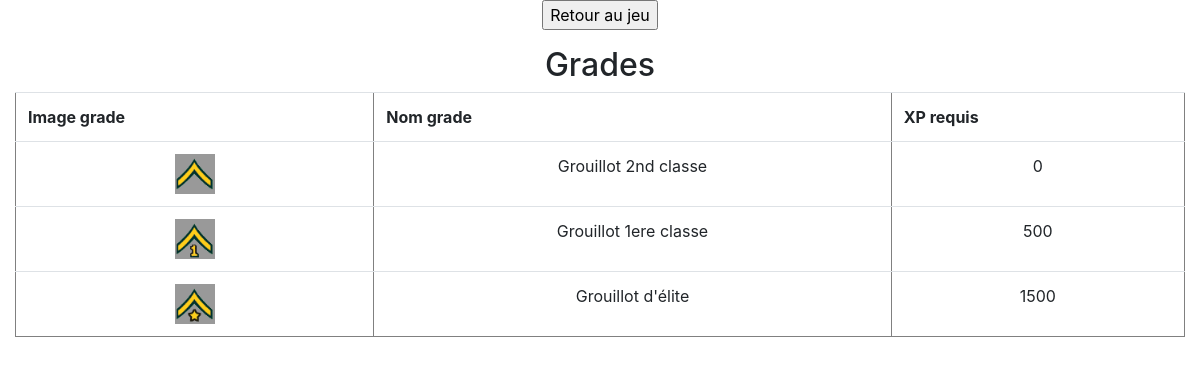
The page /jeu/grades.php on the database its author committed.
### tables this page shows
CREATE TABLE `grades` (
  `id_grade` int(11) NOT NULL,
  `nom_grade` varchar(100) NOT NULL,
  `pc_grade` int(11) NOT NULL,
  `point_armee_grade` int(11) NOT NULL
);

### jeu/grades.php (the view, shortened to what this page needs)
<?php
$mysqli = db_connexion();
?>
<!DOCTYPE HTML PUBLIC "-//W3C//DTD HTML 4.01 Transitional//EN" "http://www.w3.org/TR/html4/loose.dtd">
<html>
	<head>
		<link rel="stylesheet" href="https://stackpath.bootstrapcdn.com/bootstrap/4.3.1/css/bootstrap.min.css">
	</head>
	<body>
		<div class="container-fluid">
			<div class="row">
				<div class="col-12">
					<p align="center"><a href="jouer.php"> <input type="button" value="Retour au jeu"> </a></p>
					<div align="center">
						<h2>Grades</h2>
					</div>
				</div>
			</div>
<?php
	$sql = "SELECT * FROM grades WHERE pc_grade != 0 ORDER BY id_grade";
	$res = $mysqli->query($sql);
	echo "<div class=\"row\">";
	echo "	<div class=\"col-12\">";
	echo "		<center>";
	echo "			<div id=\"table_grade_chef\" class=\"table-responsive\">";
	echo "				<table class='table' border='1'>";
	if ($chef_perso) {
		echo "					<tr>";
		echo "						<th colspan='2' style='text-align:center'>Grade</th><th style='text-align:center'>PC requis</th><th style='text-align:center'>Points de grouillot</th>";
		echo "					</tr>";
		$affichage_pc_grade = "???";
		while ($t = $res->fetch_assoc()) {
			$id_grade 	= $t['id_grade'];
			$nom_grade 	= $t['nom_grade'];
			$pc_grade 	= $t['pc_grade'];
			$pg_grade 	= $t['point_armee_grade'];
			if ($id_grade_perso + 1 >= $id_grade) {
				$affichage_pc_grade = $pc_grade;
			} else {
				$affichage_pc_grade = "???";
			}
			echo "				<tr>";
			echo "					<td align='center'><img alt=\"" . $nom_grade ."\" title=\"" . $nom_grade . "\" src=\"../images/grades/" . $id_grade . ".gif\" width='40' height='40' class='img-fluid'></td>";
			echo "					<td align='center'>" . $nom_grade . "</td>";
			echo "					<td align='center'>" . $affichage_pc_grade . "</td>";
			echo "					<td align='center'>" . $pg_grade . "</td>";
			echo "				</tr>";
		}
	}
	else {
		echo "					<tr>";
		echo "						<th>Image grade</th><th>Nom grade</th><th>XP requis</th>";
		echo "					</tr>";
		$sql = "SELECT * FROM grades WHERE pc_grade = 0 ORDER BY id_grade";
		$res = $mysqli->query($sql);
		$xp_grade = 0;
		while ($t = $res->fetch_assoc()) {
			$id_grade 	= $t['id_grade'];
			$nom_grade 	= $t['nom_grade'];
			if ($id_grade == 101) {
				$id_grade = "1.1";
				$xp_grade = 500;
			}
			if ($id_grade == 102) {
				$id_grade = "1.2";
				$xp_grade = 1500;
			}
			echo "				<tr>";
			echo "					<td align='center'><img alt=\"" . $nom_grade ."\" title=\"" . $nom_grade . "\" src=\"../images/grades/" . $id_grade . ".gif\" width='40' height='40' class='img-fluid'></td>";
			echo "					<td align='center'>" . $nom_grade . "</td>";
			echo "					<td align='center'>" . $xp_grade . "</td>";
			echo "				</tr>";
		}
	}
	echo "				</table>";
	echo "			</div>";
	echo "		</center>";
	echo "	</div>";
	echo "</div>";
?>
		</div>
	</body>
</html>

### rows shown on the page
grades: shows a picture, nom_grade "Grouillot 2nd classe"
grades: shows a picture, nom_grade "Grouillot 1ere classe", id_grade "500"
grades: shows a picture, nom_grade "Grouillot d'élite", id_grade "1500"
